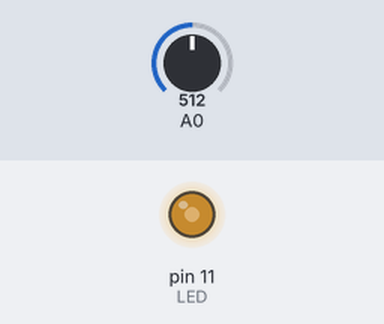
A sketch run on a simulated Arduino Uno, built with avr-gcc and run on an emulated ATmega328P. On the bench: output pins drawn as LEDs (lit = HIGH). The test bench sets the inputs (shaded band); at power-on: A0 = 512.

Above: at 1.2 s.
1.3 s: A0 set to 716
At 1.6 s:
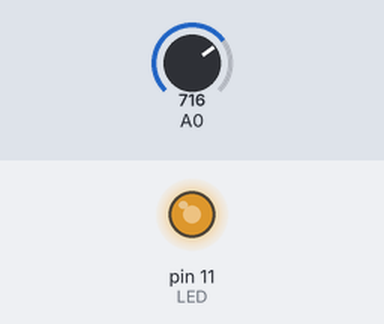
2.8 s: A0 set to 900
At 3.9 s:
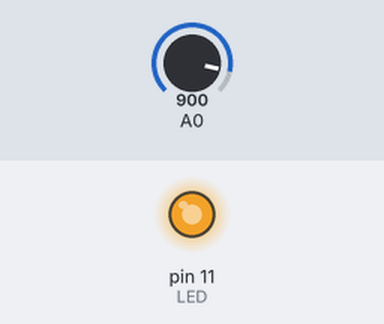
4.3 s: A0 set to 122
At 4.9 s:
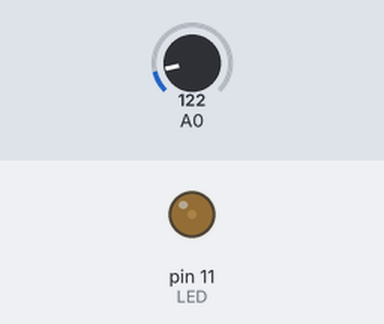
5.8 s: A0 set to 0
At 6.4 s:
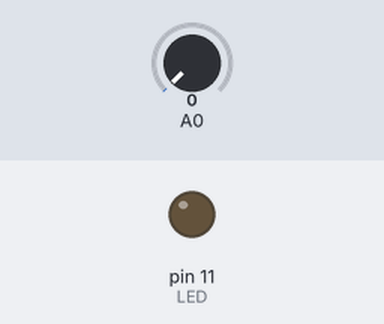
Timing chart, 0 to 8.3 s (numbered marks = the images above; inputs shaded):
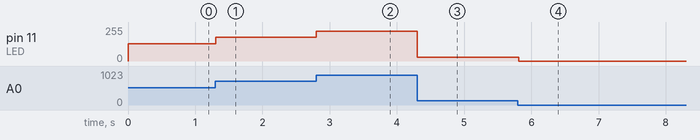

Measured:
- after the input at 1.3 s, pin 11 (LED): 128/255 → 179/255 at once
- after the input at 2.8 s, pin 11 (LED): 179/255 → 225/255 at once
- after the input at 4.3 s, pin 11 (LED): 225/255 → 30/255 at once
- after the input at 5.8 s, pin 11 (LED): 30/255 → 0/255 at once

The sketch:

chapter-2.4.1.ino
```cpp
int LED =11;      // 변수 LED에 11번 핀 번호 설정
void setup() {
  pinMode(LED, OUTPUT);
}
void loop() {
  int readVal = analogRead(A0);    // 아날로그 A0에서 읽은 값을 readVal 변수에 저장
  int brightVal = readVal / 4;     // readVal 값을 4로 나눈 결과를 brightVal에 저장
  analogWrite(LED, brightVal);     // LED를 PWM을 적용해 밝기 조절
  delay(10);
}
```
